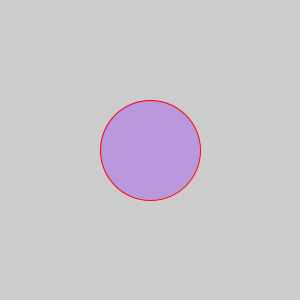
Frame 1 (no input)
Frame 60 (the mouse pressed at the canvas centre just before this capture): identical to frame 1, image omitted
Frame 120 (the mouse held since frame 60 and released just before this capture): identical to frame 1, image omitted

The Processing sketch that drew this single still picture (run headless with seeded random() and noise(); from frame 60 on, the mouse is pressed at the canvas centre):

// Processing sketch: processing_109100
// ── processing_109100.pde

void setup()
{
  size (300, 300); 
  stroke(255, 0, 0);
  fill(164, 94, 240, 120);
  ellipse (150, 150, 100, 100);
}

void draw()
{
}
